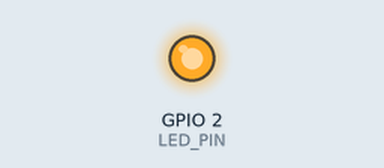
Simulated run of this program. Board: ESP32. Shown: output pins drawn as LEDs (lit = HIGH).

Above: at 0.2 s.
At 8.5 s:
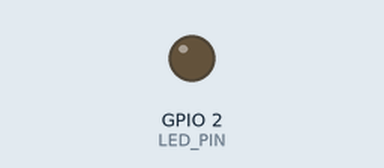
Timing chart, 0 to 11.7 s (numbered marks = the images above):
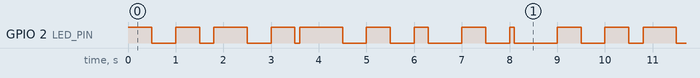

The program:

main.cpp
```cpp
#include <Arduino.h>


#define LED_PIN 2
#define RATE_1 500
#define RATE_2 900


// Use only core 1 for demo purposes
#if CONFIG_FREERTOS_UNICORE
static const BaseType_t app_cpu = 0;
#else
static const BaseType_t app_cpu = 1;
#endif

void task1(void * paramater){
  while (1){
    digitalWrite(LED_PIN, HIGH);
    vTaskDelay(RATE_1 / portTICK_PERIOD_MS);
    digitalWrite(LED_PIN, LOW);
    vTaskDelay(RATE_1 / portTICK_PERIOD_MS);
  }
}

void task2(void * paramater){
  while (1){
    digitalWrite(LED_PIN, HIGH);
    vTaskDelay(RATE_2 / portTICK_PERIOD_MS);
    digitalWrite(LED_PIN, LOW);
    vTaskDelay(RATE_2 / portTICK_PERIOD_MS);
  }
}


void setup() {
  pinMode(LED_PIN, OUTPUT);
  xTaskCreatePinnedToCore(
      task1,           // function to be called
      "TOGGLE LED R1", // name of task
      1024,            // stack size
      NULL,            // paramater to pass to function
      1,               // Priority
      NULL,            // Handle
      app_cpu         // run on one core
  );
  xTaskCreatePinnedToCore(
      task2,           // function to be called
      "TOGGLE LED R2", // name of task
      1024,            // stack size
      NULL,            // paramater to pass to function
      1,               // Priority
      NULL,            // Handle
      app_cpu         // run on one core
  );
}

void loop() {
  // put your main code here, to run repeatedly:
}
```

Measured:
- by itself, GPIO 2 (LED_PIN): repeats every 9.0 s: LOW 0.50 s, HIGH 0.50 s, LOW 0.30 s, HIGH 0.70 s, LOW 0.50 s, HIGH 0.50 s, LOW 0.10 s, HIGH 0.90 s, LOW 0.50 s, HIGH 0.50 s, LOW 0.50 s, HIGH 0.30 s, LOW 0.70 s, HIGH 0.50 s, LOW 0.50 s, HIGH 0.10 s, LOW 0.90 s, HIGH 0.50 s
- by itself, everything shown: repeats every 9.0 s, in 18 steps
